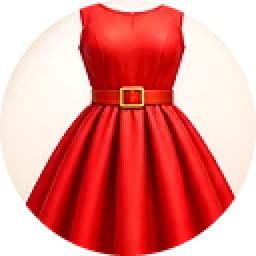
#> input picture assets/map/cat/womenswear.webp, 128 x 128 px (shown 2 times larger)
$ python -i final_cat_images.py   (imports and definitions only)
#> lines starting #> are read from the running program, lines starting #| are printed output that depends on the picture; after the words box and inside, x2 and y2 are one past the last pixel; in counts of white or black regions, pixels touching at a corner belong together
#> further down, picture is the input picture: PIL image 128x128 RGBA; mean R, G, B, A 223.1, 114.4, 104.2, 200.2
# -*- coding: utf-8 -*-
"""V3.5 final category images: realistic photos cut from the source boards (picture.rar) wherever the board has that category;
the remaining categories keep the cleaned image from the 102-image ZIP (listed as still needing a realistic photo).
Usage: python3 -I final_cat_images.py <tiles dir> <zip-processed dir> <out dir>"""
import os, sys, csv, shutil
from PIL import Image, ImageDraw, ImageEnhance, ImageFilter
# [1 line that did not run here, left out]
B = {'A': 'Automotive and Lifestyle Category Icons', 'EG': 'Elegant Gold Fashion Category Pins', 'F1': 'Glossy Gold Food Category Icons-1',
     'HO': 'Glossy Gold Home Essentials Infographic', 'AC': 'Glossy Gold-Marked Accessories Catalog', 'AR': 'Golden Arabic Fashion Collection Icons',
     'BE': 'Golden Beauty and Electronics Category Board', 'FC': 'Golden Icons of Fashion and Cuisine', 'F2': 'Gourmet Market Categories Map-2',
     'L2': 'LAST_2_GROUP_PREVIEW'}
MAP = {  # slug: board tile (row, column counted from the right) — matched to the label printed under the tile on the board
 'carrent': 'A00', 'carparts': 'A01', 'carshowroom': 'A02', 'main_auto': 'A03', 'baby_wear': 'A04',
 'sportswear_men': 'A10', 'insurance': 'A11', 'carservices': 'A12', 'fuel': 'A13', 'carrental': 'A14',
 'sportswear': 'EG01', 'kidswear': 'EG02', 'womenswear': 'EG03', 'menswear': 'EG04',
 'accessories': 'EG10', 'handbags': 'EG11', 'shoes_kids': 'EG12', 'shoes_women': 'EG13', 'shoes_men': 'EG14',
 'nuts': 'F100', 'oriental': 'F101', 'bakery': 'F102', 'chocolate': 'F103', 'sweets': 'F104',
 'cafe': 'F110', 'vegetables': 'F111', 'naturaldrinks': 'F112', 'drinks': 'F113', 'grocery': 'F114',
 'food': 'F201',                                   # restaurants: the second board's mezze plate (oriental keeps the first board's)
 'curtains': 'HO00', 'carpets': 'HO01', 'linens': 'HO02', 'furniture': 'HO03', 'main_home': 'HO04', 'home': 'HO04',
 'antiques': 'HO10', 'homeappliances': 'HO11', 'decor': 'HO12', 'homeware': 'HO13', 'chandeliers': 'HO14',
 'wallets': 'AC00', 'belts': 'AC01', 'bags_travel': 'AC02', 'bags_school': 'AC03', 'bags_hand': 'AC04',
 'main_electronics': 'AC11', 'mobile': 'AC12', 'electronics': 'AC13', 'fashion_accessories': 'AC14',
 'main_jewelry': 'AR00', 'islamic_wear': 'AR01', 'hijab': 'AR02', 'jalabiyas': 'AR03', 'abayas': 'AR04',
 'girls_wear': 'AR10', 'boys_wear': 'AR11', 'glasses': 'AR12', 'watches': 'AR13', 'jewelry': 'AR14',
 'main_beauty': 'BE00', 'electrical': 'BE01', 'ac': 'BE02', 'homeelec': 'BE03', 'electronics_acc': 'BE04',
 'beautycenters': 'BE10', 'salons': 'BE11', 'beautysupplies': 'BE12', 'beauty': 'BE13', 'perfume': 'BE14',
 'sewing_supplies': 'FC00', 'fabrics': 'FC01', 'fashion': 'FC02', 'main_fashion': 'FC03', 'main_food': 'FC10',
 'wedding_dresses': 'L200', 'earphones': 'L201'}
DROP = {'hospitals': 'identical to clinics', 'main_health': 'identical to pharma',
        'sportswear_women': 'red dress, not sportswear', 'sportswear_kids': 'kidswear picture, not sportswear'}
def circle_mask(n, scale=4):
    m = Image.new('L', (n * scale, n * scale), 0); ImageDraw.Draw(m).ellipse((0, 0, n * scale - 1, n * scale - 1), fill=255)
    return m.resize((n, n), Image.LANCZOS)
def finish(im):
    im = im.convert('RGB').resize((N, N), Image.LANCZOS)
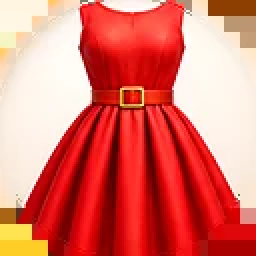
#> im: PIL image 128x128 RGB (shown 2 times larger); mean R, G, B 223.1, 114.4, 104.2
    im = im.filter(ImageFilter.UnsharpMask(radius=1.1, percent=55, threshold=2))
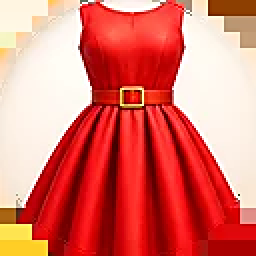
#> im: PIL image 128x128 RGB (shown 2 times larger); mean R, G, B 222.4, 114.7, 104.5
    im = ImageEnhance.Contrast(im).enhance(1.05); im = ImageEnhance.Color(im).enhance(1.05)
    im = im.convert('RGBA'); im.putalpha(circle_mask(N)); return im
#> in circle_mask, `m = Image.new('L', (n * scale, n * scale), 0)`: m: PIL image 512x512 L; every value is 0
#> in circle_mask, `ImageDraw.Draw(m).ellipse((0, 0, n * scale - 1, n * scale - 1), fill=2`:
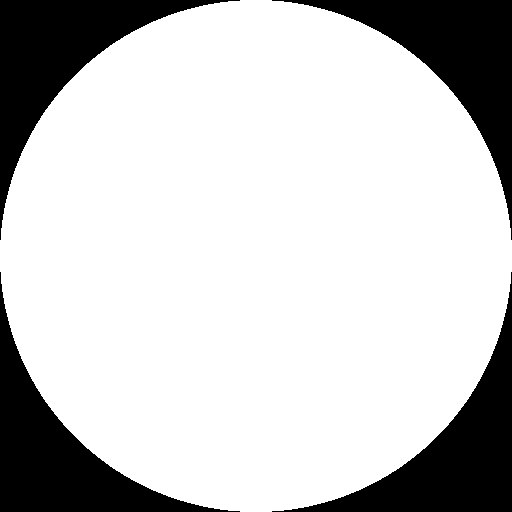
#> m: PIL image 512x512 L; 78.5% white; 4 black regions, box (x1, y1, x2, y2) and area: (0, 0, 240, 240) 14089, (272, 0, 512, 240) 14089, (0, 272, 240, 512) 14089, (272, 272, 512, 512) 14089
#> after `im.putalpha(circle_mask(N))`:
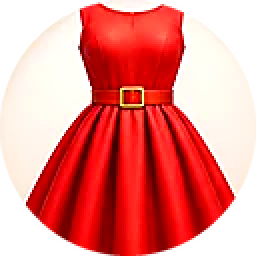
#> im: PIL image 128x128 RGBA (shown 2 times larger); mean R, G, B, A 226.2, 112.9, 101.7, 200.2; transparent parts drawn white
# [1 line not run here, left out]
used = {}; rep = []
# [15 lines not run here, left out]

>>> from PIL import Image
>>> picture = Image.open('../../assets/map/cat/womenswear.webp')
>>> result = finish(picture)
